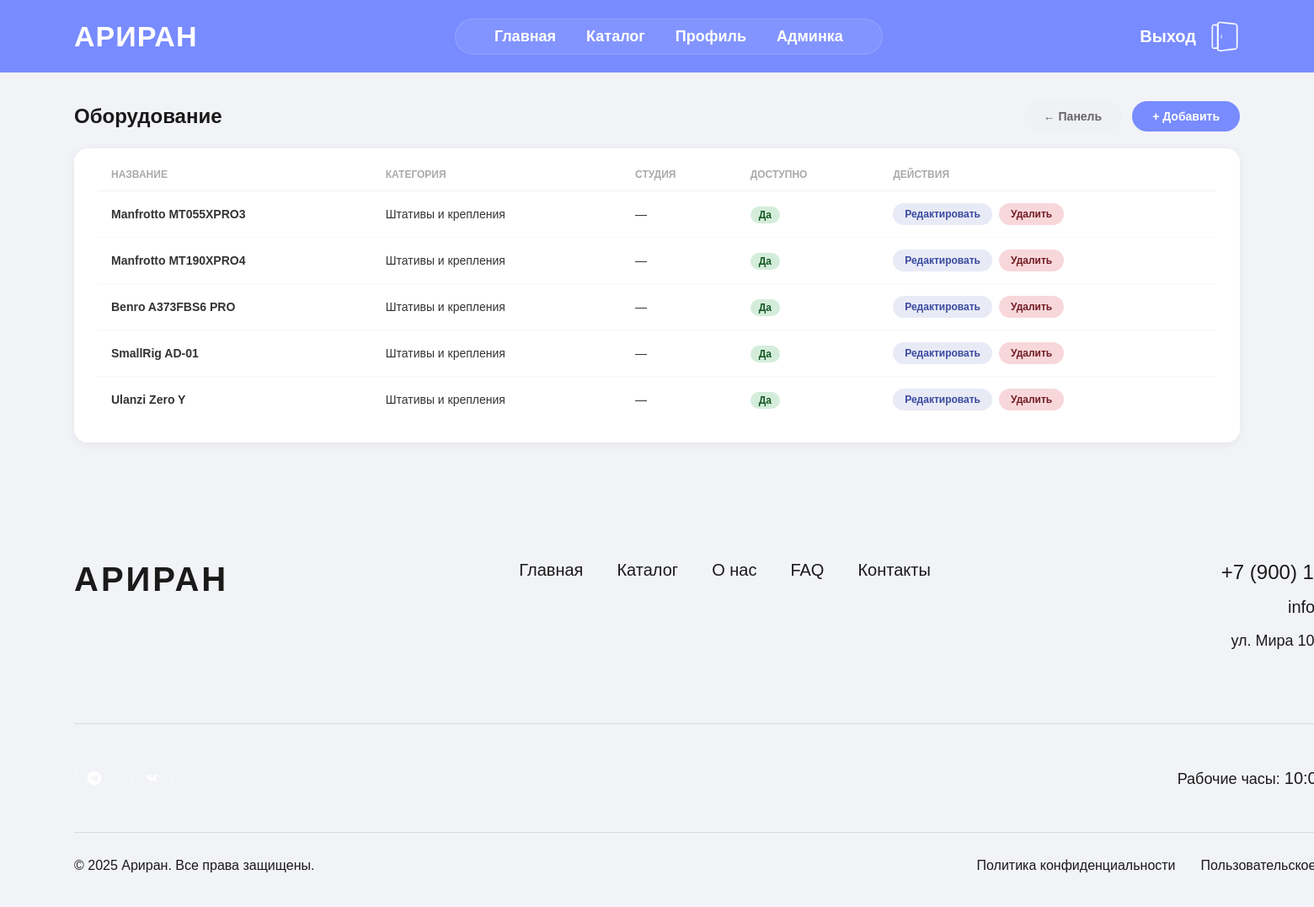
Screenshot of /admin-panel/equipment/ (signed in) with the database file from the repository.
### studios/models.py (models this page shows, shortened)
class Equipment(models.Model):
    name = models.CharField('Название', max_length=255, null=False)
    category = models.ForeignKey(
        EquipmentCategory, on_delete=models.CASCADE,
        related_name='equipment',
        null=True, blank=True,
        verbose_name='Категория оборудования'
    )
    description = models.TextField('Описание', null=False, blank=True)
    is_available = models.BooleanField('Доступно', default=True, null=False)
    studio = models.ForeignKey(
        Studio, on_delete=models.CASCADE,
        related_name='equipment',
        null=True, blank=True,
        verbose_name='Студия'
    )
    class Meta:
        verbose_name = 'Оборудование'
        verbose_name_plural = 'Оборудование'
        db_table = 'equipment'

class EquipmentCategory(models.Model):
    name = models.CharField('Название категории', max_length=100, unique=True)
    class Meta:
        verbose_name = 'Категория оборудования'
        verbose_name_plural = 'Категории оборудования'
        db_table = 'equipment_category'
        ordering = ['name']

### studios/views.py (the view)
# urls.py: path('admin-panel/equipment/', views.admin_equipment_list, name='admin_equipment_list'),
@admin_required
def admin_equipment_list(request):
    items = Equipment.objects.select_related('category', 'studio').all()
    return render(request, 'studios/admin_equipment_list.html', {'items': items})

### studios/templates/studios/admin_equipment_list.html (shortened to what this page needs)
{% extends 'studios/base.html' %}
{% load static %}
{% block content %}
<div class="adm-page">
    <div class="adm-topbar">
        <h1>Оборудование</h1>
        <div style="display:flex;gap:12px;">
            <a href="/admin-panel/" class="btn-back-panel">← Панель</a>
            <a href="{% url 'studios:admin_equipment_add' %}" class="btn-add">+ Добавить</a>
        </div>
    </div>
    <div class="adm-card">
        {% if items %}
        <table class="adm-table">
            <thead>
                <tr>
                    <th>Название</th>
                    <th>Категория</th>
                    <th>Студия</th>
                    <th>Доступно</th>
                    <th>Действия</th>
                </tr>
            </thead>
            <tbody>
                {% for item in items %}
                <tr>
                    <td><strong>{{ item.name }}</strong></td>
                    <td>{{ item.category.name|default:"—" }}</td>
                    <td>{{ item.studio.name|default:"—" }}</td>
                    <td><span class="{% if item.is_available %}badge-yes{% else %}badge-no{% endif %}">{% if item.is_available %}Да{% else %}Нет{% endif %}</span></td>
                    <td>
                        <div class="action-btns">
                            <a href="{% url 'studios:admin_equipment_edit' item.pk %}" class="btn-action btn-edit">Редактировать</a>
                            <a href="{% url 'studios:admin_equipment_delete' item.pk %}" class="btn-action btn-delete" onclick="return confirm('Удалить?')">Удалить</a>
                        </div>
                    </td>
                </tr>
                {% endfor %}
            </tbody>
        </table>
        {% else %}
        <div class="empty-state">Оборудования нет</div>
        {% endif %}
    </div>
</div>
{% endblock %}

### studios/static/studios/css/style.css (style rules this page uses)
* { margin: 0; padding: 0; box-sizing: border-box; }
body { font-family: 'Helvetica', 'Helvetica Neue', Arial, sans-serif; overflow-x: hidden; background: #1a1a1a; }
a { text-decoration: none; color: inherit; }

### studios/templates/studios/admin_equipment_list.html (style rules this page uses)
body { background: #f2f3f7 !important; }
.adm-page { max-width: 1744px; margin: 0 auto; padding: 120px 88px 60px; }
.adm-topbar { display: flex; justify-content: space-between; align-items: center; margin-bottom: 20px; }
.adm-topbar h1 { font-size: 24px; font-weight: 700; color: #1a1a1a; }
.btn-add { padding: 10px 24px; background: #788BFF; color: #fff; border: none; border-radius: 50px; font-size: 14px; font-weight: 600; text-decoration: none; transition: background 0.2s; }
.btn-back-panel { padding: 10px 24px; background: #f0f1f5; color: #666; border: none; border-radius: 50px; font-size: 14px; font-weight: 600; text-decoration: none; }
.adm-card { background: #fff; border-radius: 16px; padding: 24px 28px; box-shadow: 0 2px 12px rgba(0,0,0,0.06); }
.adm-table { width: 100%; border-collapse: collapse; }
.adm-table th { font-size: 12px; font-weight: 600; color: #aaa; text-transform: uppercase; padding: 0 16px 12px; text-align: left; border-bottom: 1px solid #f0f1f5; }
.adm-table td { padding: 14px 16px; font-size: 14px; color: #333; border-bottom: 1px solid #f7f8fc; vertical-align: middle; }
.adm-table tr:last-child td { border-bottom: none; }
.action-btns { display: flex; gap: 8px; }
.btn-action { padding: 6px 14px; border: none; border-radius: 20px; font-size: 12px; font-weight: 600; cursor: pointer; text-decoration: none; display: inline-block; transition: all 0.2s; font-family: Helvetica, Arial, sans-serif; }
.btn-edit { background: #e8eaf6; color: #3a4a9f; }
.btn-delete { background: #f8d7da; color: #721c24; }
.badge-yes { background: #d4edda; color: #155724; padding: 3px 10px; border-radius: 20px; font-size: 12px; font-weight: 600; }

### rows the page displays
Equipment: name "Manfrotto MT055XPRO3", category.name "Штативы и крепления", studio.name "—", is_available "Да"
Equipment: name "Manfrotto MT190XPRO4", category.name "Штативы и крепления", studio.name "—", is_available "Да"
Equipment: name "Benro A373FBS6 PRO", category.name "Штативы и крепления", studio.name "—", is_available "Да"
Equipment: name "SmallRig AD-01", category.name "Штативы и крепления", studio.name "—", is_available "Да"
Equipment: name "Ulanzi Zero Y", category.name "Штативы и крепления", studio.name "—", is_available "Да"
